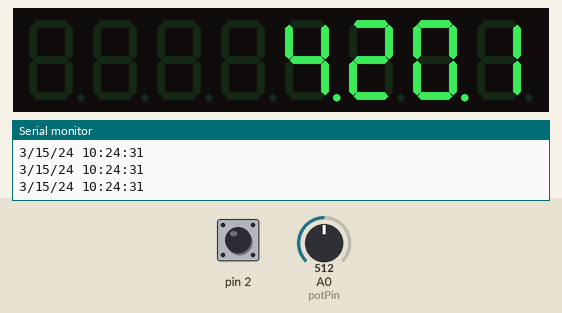
Simulated run of this sketch. Board: Arduino Uno, built with avr-gcc and run on an emulated ATmega328P. Parts: 8-digit seven-segment display, the last lines printed to the serial monitor. Wiring (inferred from the names in the program): DS1307 clock at I2C address 0x68. The test bench sets the inputs (shaded band); at power-on: pin 2 HIGH, A0 (potPin) = 512. The local clock reads 2024-03-15 10:24:30 at power-on unless the sketch sets it.

Above: at 1.2 s.
1.3 s: pin 2 driven LOW
4.3 s: pin 2 pulsed HIGH 5 times (0.12 s each, 0.3 s apart)
At 5.65 s:
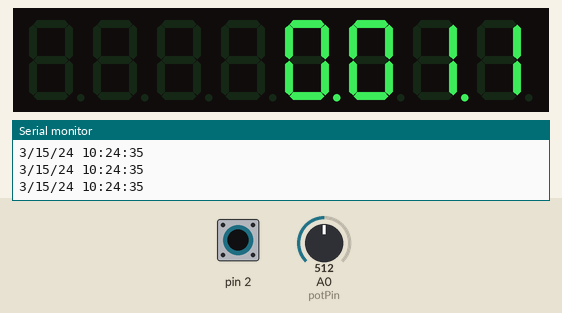
7.3 s: pin 2 pulsed HIGH 5 times (0.12 s each, 0.3 s apart)
At 8.35 s:
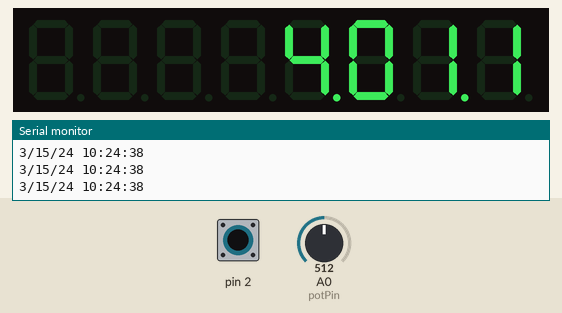
Timing chart, 0 to 10.3 s (numbered marks = the images above; inputs shaded):
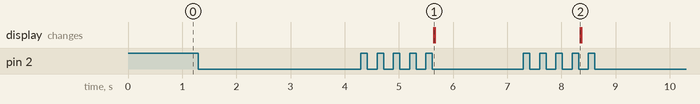

Measured:
- after the input at 4.3 s, the display: changes after 1.3 s (image 1)
- after the input at 7.3 s, the display: changes after 1.0 s (image 2)

The sketch:

Clock.ino
```cpp
/* Downloaded from http://projectsfromtech.blogspot.com/
*Connect SCL, SDA, Vcc, and GND
*Open Serial Monitor and enjoy!
*/

//Arduino 1.0+ Only

#include "LedControl.h"
#include "Wire.h"
#define DS1307_ADDRESS 0x68

LedControl lc=LedControl(12,11,10,4);
int colonPin = 13;
int setHourPin = 0;
int changePin = 6;
int potPin = 0;

int hour;
int minute;

byte zero = 0x00;

void setup()
{
  Wire.begin();
  lc.shutdown(0,false);
  /* Set the brightness to a medium values*/
  lc.setIntensity(0,0);
  /* and clear the display */
  lc.clearDisplay(0);
  Serial.begin(9600);
  pinMode(colonPin, OUTPUT);
  pinMode(potPin, INPUT);
  attachInterrupt(setHourPin, setHour, FALLING);
 }

void loop()
{
  printDate();
}

void setHour()
{
  noInterrupts();
  // Changing the time
  //Create a analog read of the potentiometer
  int potVal = 0;
  potVal = analogRead(potPin);
  //Map the value on the pot to an hourly rate
  int mappedPotVal = map(potVal, 0, 1023, 0, 23);
  Serial.println("inside SetHour()");
  lc.setDigit(0,0,1,false);
  delay(1000);
  displayDate(mappedPotVal,0,0);
  interrupts();

}

byte bcdToDec(byte val)
{
// Convert binary coded decimal to normal decimal numbers
  return ( (val/16*10) + (val%16) );
}

void printDate(){

  // Reset the register pointer
  Wire.beginTransmission(DS1307_ADDRESS);

  byte zero = 0x00;
  Wire.write(zero);
  Wire.endTransmission();

  Wire.requestFrom(DS1307_ADDRESS, 7);

  int second = bcdToDec(Wire.read());
  minute = bcdToDec(Wire.read());
  hour = bcdToDec(Wire.read() & 0b111111); //24 hour time
  int weekDay = bcdToDec(Wire.read()); //0-6 -> sunday - Saturday
  int monthDay = bcdToDec(Wire.read());
  int month = bcdToDec(Wire.read());
  int year = bcdToDec(Wire.read());

  //print the date EG   3/1/11 23:59:59


  Serial.print(month);
  Serial.print("/");
  Serial.print(monthDay);
  Serial.print("/");
  Serial.print(year);
  Serial.print(" ");
  Serial.print(hour);
  Serial.print(":");
  Serial.print(minute);
  Serial.print(":");
  Serial.println(second);
  displayDate(hour, minute, second);
}

void countDown(int hr, int mint, int sec)
{
  int downHr, downMint, downSec;

  downHr = 24 -  hr;
  downMint = 60 - mint;
  downSec = 60 - sec;

  displayDate(downHr, downMint, downSec);
}

void displayDate(int hr, int mint, int sec)
{

  //Test

  /*lc.setDigit(0,0,0,true);
  lc.setDigit(0,1,1,true);
  lc.setDigit(0,2,2,true);
  lc.setDigit(0,3,3,true);
  lc.setDigit(0,4,4,true);
  lc.setDigit(0,5,5,true);
  lc.setDigit(0,6,6,true);
  lc.setDigit(0,7,7,true);*/

  lc.setDigit(0,0,hr/10, false);
  lc.setDigit(0,1,hr%10,true);

  lc.setDigit(0,2,mint/10,false);
  lc.setDigit(0,3,mint%10,true);

  //To make it look likee milliseconds

  /*int delayTime = 100;
  lc.setDigit(0,6,2,false);
  lc.setDigit(0,7,5,false);
  delay(delayTime);
  lc.setDigit(0,6,3,false);
  lc.setDigit(0,7,3,false);
  delay(delayTime);
  lc.setDigit(0,6,5,false);
  lc.setDigit(0,7,4,false);
  delay(delayTime);
  lc.setDigit(0,6,8,false);
  lc.setDigit(0,7,6,false);
  delay(delayTime);
  lc.setDigit(0,6,9,false);
  lc.setDigit(0,7,1,false);*/
}
```
